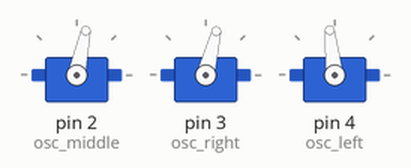
Simulated run of this sketch. Board: Arduino Uno, built with avr-gcc and run on an emulated ATmega328P. Shown: 3 × servo.

Above: at 1.05 s.
At 1.4 s:
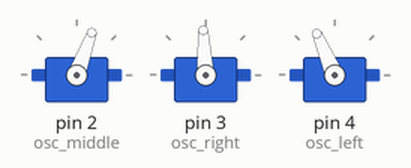
At 1.7 s:
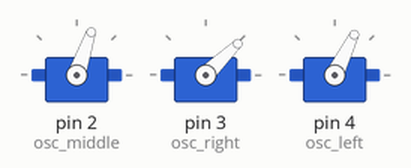
At 2.0 s:
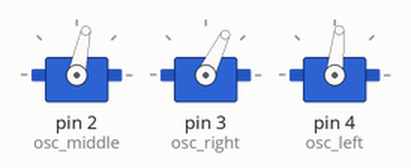
Timing chart, 0 to 4.0 s (numbered marks = the images above):
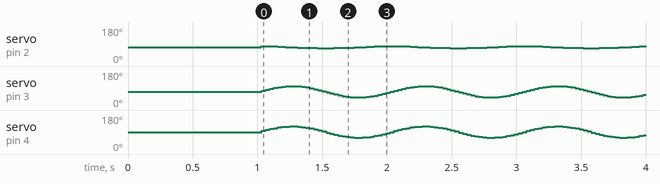

The sketch:

hexapod.ino
```cpp
// (licence header left out)
#include <Servo.h>
#include "Oscillator.h"

//-- Declare the oscillators
Oscillator osc_middle, osc_right, osc_left;

//-- Global parameters for the oscillators
const int A=30; // Amplitude (higher -> longer steps) set 10-40
const int T=1000; // Period (lower -> faster moves)

void setup()
{
  delay(1000); // Small startup delay, replace with start-button press (if present)

  //-- Attach the oscillators to the servos
  osc_middle.attach(2); // 2,3 and 4 are the digital pins
  osc_right.attach(3);
  osc_left.attach(4);

  //-- Set the parameters
  osc_middle.SetO(-17); // Correction for the offset of the servos
  osc_right.SetO(-20);
  osc_left.SetO(0);

  osc_middle.SetA(5); // Middle motor needs a small amplitude (5-10)
  osc_right.SetA(A);
  osc_left.SetA(A);

  osc_middle.SetT(T); // Set the period of work
  osc_right.SetT(T);
  osc_left.SetT(T);

  //-- Refresh the oscillators
  osc_middle.refresh();
  osc_right.refresh();
  osc_left.refresh();

  //-- Set the phase difference
  //-- This defines the type of movement the robot makes
  osc_middle.SetPh(DEG2RAD( 90 ));
  osc_left.SetPh(  DEG2RAD( 0 ));
  osc_right.SetPh( DEG2RAD( 0 )); // For example, putting 180 here will make the robot spin clockwise

}

void loop()
{
  //-- Refresh the oscillators
  osc_middle.refresh();
  osc_right.refresh();
  osc_left.refresh();
}
```

Oscillator.cpp
```cpp
// (licence header left out)
#if defined(ARDUINO) && ARDUINO >= 100
  #include "Arduino.h"
#else
  #include "WProgram.h"
  #include <pins_arduino.h>
#endif
#include "Oscillator.h"
#include <Servo.h>

//-- This function returns true if another sample
//-- should be taken (i.e. the TS time has passed since
//-- the last sample was taken
bool Oscillator::next_sample()
{

  //-- Read current time
  _currentMillis = millis();

  //-- Check if the timeout has passed
  if(_currentMillis - _previousMillis > _TS) {
    _previousMillis = _currentMillis;

    return true;
  }

  return false;
}

//-- Attach an oscillator to a servo
//-- Input: pin is the arduino pin were the servo
//-- is connected
void Oscillator::attach(int pin, bool rev)
{
  //-- If the oscillator is detached, attach it.
  if(!_servo.attached()){

    //-- Attach the servo and move it to the home position
      _servo.attach(pin);
      _servo.write(90);

      //-- Initialization of oscilaltor parameters
      _TS=30;
      _T=2000;
      _N = _T/_TS;
      _inc = 2*M_PI/_N;

      _previousMillis=0;

      //-- Default parameters
      _A=45;
      _phase=0;
      _phase0=0;
      _O=0;
      _stop=false;

      //-- Reverse mode
      _rev = rev;
  }

}

//-- Detach an oscillator from his servo
void Oscillator::detach()
{
   //-- If the oscillator is attached, detach it.
  if(_servo.attached())
        _servo.detach();

}

/*************************************/
/* Set the oscillator period, in ms  */
/*************************************/
void Oscillator::SetT(unsigned int T)
{
  //-- Assign the new period
  _T=T;

  //-- Recalculate the parameters
  _N = _T/_TS;
  _inc = 2*M_PI/_N;
};

/*******************************/
/* Manual set of the position  */
/******************************/

void Oscillator::SetPosition(int position)
{
  _servo.write(position+_trim);
};


/*******************************************************************/
/* This function should be periodically called                     */
/* in order to maintain the oscillations. It calculates            */
/* if another sample should be taken and position the servo if so  */
/*******************************************************************/
void Oscillator::refresh()
{

  //-- Only When TS milliseconds have passed, the new sample is obtained
  if (next_sample()) {

      //-- If the oscillator is not stopped, calculate the servo position
      if (!_stop) {
        //-- Sample the sine function and set the servo pos
         _pos = round(_A * sin(_phase + _phase0) + _O);
	       if (_rev) _pos=-_pos;
         _servo.write(_pos+90+_trim);
      }

      //-- Increment the phase
      //-- It is always increased, even when the oscillator is stop
      //-- so that the coordination is always kept
      _phase = _phase + _inc;

  }
}
```

Oscillator.h
```cpp
// (licence header left out)
#ifndef Oscillator_h
#define Oscillator_h

#include <Servo.h>

//-- Macro for converting from degrees to radians
#ifndef DEG2RAD
  #define DEG2RAD(g) ((g)*M_PI)/180
#endif

class Oscillator
{
  public:
    Oscillator(int trim=0) {_trim=trim;};
    void attach(int pin, bool rev =false);
    void detach();

    void SetA(unsigned int A) {_A=A;};
    void SetO(unsigned int O) {_O=O;};
    void SetPh(double Ph) {_phase0=Ph;};
    void SetT(unsigned int T);
    void SetTrim(int trim){_trim=trim;};
    int getTrim() {return _trim;};
    void SetPosition(int position);
    void Stop() {_stop=true;};
    void Play() {_stop=false;};
    void Reset() {_phase=0;};
    void refresh();

  private:
    bool next_sample();

  private:
    //-- Servo that is attached to the oscillator
    Servo _servo;

    //-- Oscillators parameters
    unsigned int _A;  //-- Amplitude (degrees)
    unsigned int _O;  //-- Offset (degrees)
    unsigned int _T;  //-- Period (miliseconds)
    double _phase0;   //-- Phase (radians)

    //-- Internal variables
    int _pos;         //-- Current servo pos
    int _trim;        //-- Calibration offset
    double _phase;    //-- Current phase
    double _inc;      //-- Increment of phase
    double _N;        //-- Number of samples
    unsigned int _TS; //-- sampling period (ms)

    long _previousMillis;
    long _currentMillis;

    //-- Oscillation mode. If true, the servo is stopped
    bool _stop;

    //-- Reverse mode
    bool _rev;
};

#endif
```

Measured:
- by itself, servo on pin 2 (osc_middle): repeats every 1.0 s: 77° 0.06 s, 76° 0.03 s, 75° 0.03 s, 74° 0.03 s, 73° 0.03 s, 72° 0.03 s, 71° 0.06 s, 70° 0.03 s, 69° 0.06 s, 68° 0.12 s, 69° 0.06 s, 70° 0.03 s, 71° 0.06 s, 72° 0.03 s, 73° 0.03 s, 74° 0.03 s, 75° 0.03 s, 76° 0.03 s, 77° 0.06 s, 78° 0.16 s
